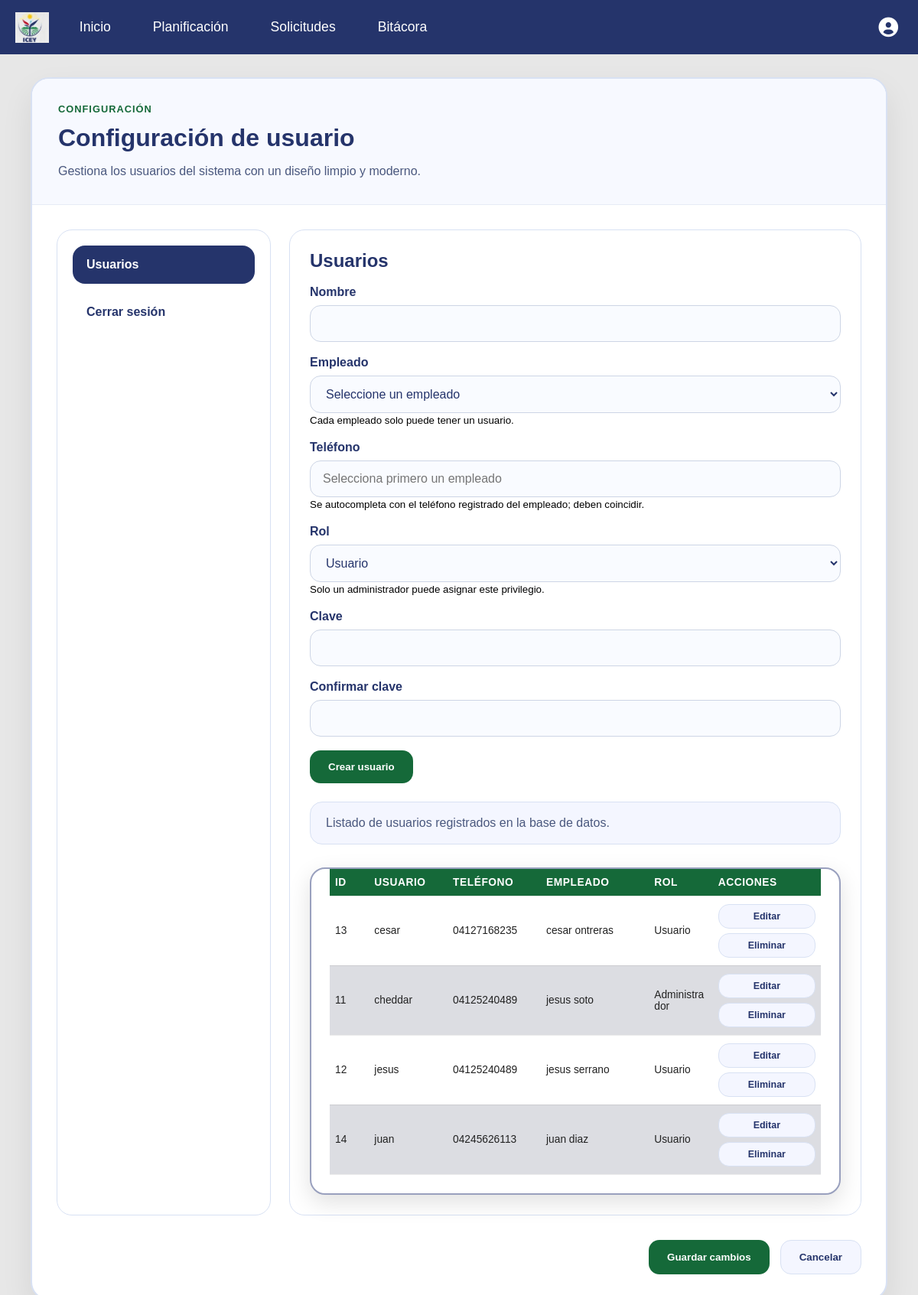
Screenshot of /configUser.php (signed in) with the database file from the repository.
### tables this page shows
CREATE TABLE `usuario` (
  `id` int(10) NOT NULL,
  `nombre` varchar(15) NOT NULL,
  `clave` varchar(255) NOT NULL,
  `telefono` varchar(15) DEFAULT NULL,
  `id_empleado` int(11) DEFAULT NULL,
  `rol` enum('administrador','usuario') NOT NULL DEFAULT 'usuario'
);

### config/conexion.php (called while the page is built)
<?php
class Conexion {
    private static $host = 'localhost';
    private static $db = 'red_bibliotecas';
    private static $usuario = 'root';
    private static $pswd = '';
    public static function conectar() {
        try {
            $pdo = new PDO('mysql:host=' . self::$host . ';dbname=' . self::$db . ';charset=utf8', self::$usuario, self::$pswd);
            $pdo->setAttribute(PDO::ATTR_ERRMODE, PDO::ERRMODE_EXCEPTION);
            $pdo->exec("SET NAMES 'utf8'");
            return $pdo;
        } catch (PDOException $e) {
            die('Error de conexión: ' . $e->getMessage());
        }
    }
}
?>

### modelos/usuario.php (called while the page is built, shortened)
<?php
require_once __DIR__ . '/../config/conexion.php';
class Usuario {
public function mostrarUsuarios() {
    $sql = "SELECT
    u.id,
    u.nombre,
    u.telefono,
    u.id_empleado,
    u.rol,
    CONCAT(e.nombre, ' ', e.apellido) AS id_empleado_nombre
FROM usuario u
LEFT JOIN empleado e ON e.id = u.id_empleado
ORDER BY u.nombre";
    $stmt = Conexion::conectar()->prepare($sql);
    $stmt->execute();
    return $stmt->fetchAll(PDO::FETCH_ASSOC);
}
}
?>

### src/configUser.php (the view, shortened to what this page needs)
<?php
require_once __DIR__ . '/../modelos/usuario.php';
$model = new Usuario();
$usuarios = [];
try {
    $usuarios = $model->mostrarUsuarios();
} catch (Exception $e) {
    $usuarios = [];
}
?>
<!DOCTYPE html>
<html lang="es">
<head>
    <link rel="stylesheet" href="./css/main.css">
    <link rel="stylesheet" href="./css/configuracion.css?v=4">
    <link rel="stylesheet" href="./css/fontawesome-all.min.css">
</head>
<body>
    <?php include '../include/header.php'; ?>
    <main class="config-page">
        <div class="config-container">
            <div class="config-card">
                <div class="config-card__header">
                    <div>
                        <span class="config-badge">Configuración</span>
                        <h1>Configuración de usuario</h1>
                        <p>Gestiona los usuarios del sistema con un diseño limpio y moderno.</p>
                    </div>
                </div>
                <div class="config-grid">
                    <aside class="config-menu" aria-label="Menú de configuración">
                        <button type="button" class="config-menu__item active" data-tab="usuarios">Usuarios</button>
                        <button type="button" class="config-menu__item" id="cerrarSesion">Cerrar sesión</button>
                    </aside>
                    <section class="config-details">
                        <div class="config-panel active" id="usuarios">
                            <h2 id="usuario-form-titulo"><?php echo $esAdmin ? 'Usuarios' : 'Mi perfil'; ?></h2>
                            <?php
                                $miUsuario = $esAdmin ? null : ($usuarios[0] ?? null);
                            ?>
                            <form method="POST" action="" id="form-usuario" style="margin-top:16px;">
                                <div class="config-field">
                                    <label for="nuevo_nombre">Nombre</label>
                                    <input id="nuevo_nombre" name="nuevo_nombre" type="text" required
                                           value="<?php echo $esAdmin ? '' : htmlspecialchars($miUsuario['nombre'] ?? ''); ?>">
                                </div>
                                <div class="config-field">
                                    <label for="nuevo_id_empleado">Empleado</label>
                                    <select id="nuevo_id_empleado" name="nuevo_id_empleado" required<?php echo !$esAdmin ? ' disabled' : ''; ?>>
                                        <option value="">Seleccione un empleado</option>
                                    </select>
                                    <small>Cada empleado solo puede tener un usuario.</small>
                                </div>
                                <div class="config-field">
                                    <label for="nuevo_telefono">Teléfono</label>
                                    <input id="nuevo_telefono" name="nuevo_telefono" type="text"
                                           placeholder="Selecciona primero un empleado" required readonly
                                           value="<?php echo $esAdmin ? '' : htmlspecialchars($miUsuario['telefono'] ?? ''); ?>">
                                    <small>Se autocompleta con el teléfono registrado del empleado; deben coincidir.</small>
                                </div>
                                <?php if ($esAdmin): ?>
                                <div class="config-field">
                                    <label for="nuevo_rol">Rol</label>
                                    <select id="nuevo_rol" name="nuevo_rol">
                                        <option value="usuario">Usuario</option>
                                    </select>
                                    <small>Solo un administrador puede asignar este privilegio.</small>
                                </div>
                                <?php endif; ?>
                                <div class="config-field">
                                    <label for="nueva_clave" id="label-clave">
                                        <?php echo $esAdmin ? 'Clave' : 'Nueva clave (dejar en blanco para no cambiarla)'; ?>
                                    </label>
                                    <input id="nueva_clave" name="nueva_clave" type="password">
                                </div>
                                <div class="config-field">
                                    <label for="nueva_clave_confirmacion">Confirmar clave</label>
                                    <input id="nueva_clave_confirmacion" name="nueva_clave_confirmacion" type="password">
                                </div>
                                <button class="btn-save" type="submit" id="btn-guardar-usuario">
                                    <?php echo $esAdmin ? 'Crear usuario' : 'Guardar cambios'; ?>
                                </button>
                            </form>
                            <?php if ($esAdmin): ?>
                            <div class="config-note" style="margin-top:24px;">
                                <p>Listado de usuarios registrados en la base de datos.</p>
                            </div>
                            <div class="tabla__container tabla-usuarios-wrap" style="margin-top:30px;">
                                <table class="tabla-planificacion tabla-usuarios">
                                    <thead>
                                        <tr>
                                            <th>ID</th>
                                            <th>Usuario</th>
                                            <th>Teléfono</th>
                                            <th>Empleado</th>
                                            <th>Rol</th>
                                            <th>Acciones</th>
                                        </tr>
                                    </thead>
                                    <tbody>
                                        <?php if (!empty($usuarios)): ?>
                                            <?php foreach ($usuarios as $u): ?>
                                                <?php
                                                    $empleadoNombre = trim($u['id_empleado_nombre'] ?? '');
                                                    $empleadoNombre = $empleadoNombre !== '' ? $empleadoNombre : 'Sin empleado';
                                                    $rolUsuario = $u['rol'] ?? 'usuario';
                                                ?>
                                                <tr>
                                                    <td><?php echo htmlspecialchars($u['id']); ?></td>
                                                    <td><?php echo htmlspecialchars($u['nombre']); ?></td>
                                                    <td><?php echo htmlspecialchars($u['telefono'] ?? ''); ?></td>
                                                    <td><?php echo htmlspecialchars($empleadoNombre); ?></td>
                                                    <td><?php echo $rolUsuario === 'administrador' ? 'Administrador' : 'Usuario'; ?></td>
                                                    <td>
                                                        <button type="button" class="btn-secondary btn-editar-usuario"
                                                                data-id="<?php echo htmlspecialchars($u['id']); ?>"
                                                                data-nombre="<?php echo htmlspecialchars($u['nombre']); ?>"
                                                                data-telefono="<?php echo htmlspecialchars($u['telefono'] ?? ''); ?>"
                                                                data-id-empleado="<?php echo htmlspecialchars($u['id_empleado'] ?? ''); ?>"
                                                                data-rol="<?php echo htmlspecialchars($rolUsuario); ?>">
                                                            Editar
                                                        </button>
                                                        <form method="POST" action="" style="display:inline;">
                                                            <button class="btn-secondary" type="submit" onclick="return confirm('¿Eliminar este usuario?');">Eliminar</button>
                                                        </form>
                                                    </td>
                                                </tr>
                                            <?php endforeach; ?>
                                        <?php else: ?>
                                            <tr><td colspan="6">No hay usuarios registrados.</td></tr>
                                        <?php endif; ?>
                                    </tbody>
                                </table>
                            </div>
                            <?php endif; ?>
                        </div>
                    </section>
                </div>
                <div class="config-actions">
                    <button class="btn-primary btn-save" type="button">Guardar cambios</button>
                    <button class="btn-secondary" type="button">Cancelar</button>
                </div>
            </div>
        </div>
    </main>
</body>
</html>

### src/css/main.css (style rules this page uses)
* { margin: 0; padding: 0; box-sizing: border-box; }
html, body { box-sizing: border-box; margin: 0; background-color: #e7e7e7; font-family: sans-serif; }
.tabla__container { display: block; margin: 0 auto; height: auto; width: 100%; max-width: 100%; background-color: #ffffff; box-shadow: 0px 10px 30px rgba(0, 0, 0, 0.12); padding: 0px 24px 24px; border-radius: 20px; margin-top: 15px; border: 2px solid #99a0be; overflow-x: auto; }
.tabla-planificacion { border-collapse: collapse; width: 100%; min-width: auto; table-layout: fixed; color: #222222; font-size: 0.95rem; }
td, th { padding: 12px 14px; border-bottom: 1px solid rgba(0, 0, 0, 0.08); word-break: break-word; white-space: normal; overflow-wrap: anywhere; }
thead th { padding: 16px 18px; text-align: left; color: white; background-color: #156939; font-weight: 700; text-transform: uppercase; letter-spacing: 0.04em; }
td, th { padding: 16px 18px; border-bottom: 1px solid rgba(0, 0, 0, 0.08); }
tr { background-color: #ffffff; }
tbody tr:nth-child(even) { background-color: #dcdde2; }
.btn-secondary { background-color: #e7e9f2; color: #25346b; border: none; padding: 10px 20px; border-radius: 10px; cursor: pointer; font-weight: bold; transition: background-color .2s ease, transform .2s ease, box-shadow .2s ease; }

### rows the page displays
usuario: id "13", nombre "cesar", telefono "04127168235", empleadoNombre "cesar ontreras", rol "Usuario"
usuario: id "11", nombre "cheddar", telefono "04125240489", empleadoNombre "jesus soto", rol "Administrador"
usuario: id "12", nombre "jesus", telefono "04125240489", empleadoNombre "jesus serrano", rol "Usuario"
usuario: id "14", nombre "juan", telefono "04245626113", empleadoNombre "juan diaz", rol "Usuario"
